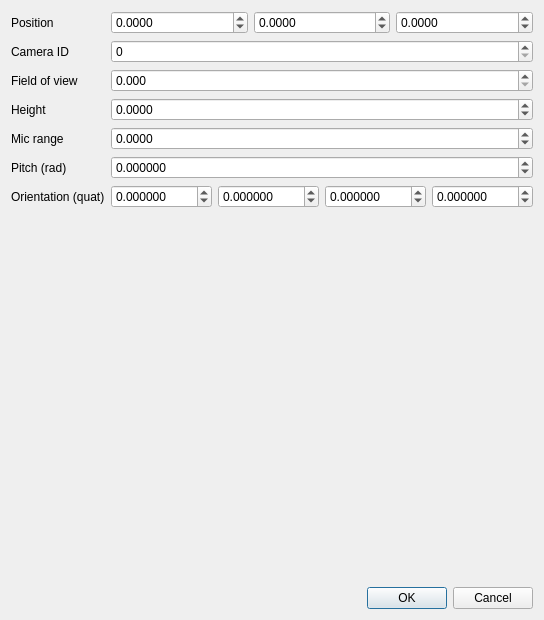
<?xml version="1.0" encoding="UTF-8"?>
<ui version="4.0">
 <class>Dialog</class>
 <widget class="QDialog" name="Dialog">
  <property name="geometry">
   <rect><x>0</x><y>0</y><width>480</width><height>620</height></rect>
  </property>
  <property name="windowTitle"><string>Camera instance</string></property>
  <layout class="QVBoxLayout" name="verticalLayout">
   <item>
    <layout class="QFormLayout" name="formLayout">
     <item row="0" column="0"><widget class="QLabel" name="labelPos"><property name="text"><string>Position</string></property></widget></item>
     <item row="0" column="1">
      <layout class="QHBoxLayout" name="posLayout">
       <item><widget class="QDoubleSpinBox" name="xPosSpin"><property name="minimum"><double>-1000000</double></property><property name="maximum"><double>1000000</double></property><property name="decimals"><number>4</number></property></widget></item>
       <item><widget class="QDoubleSpinBox" name="yPosSpin"><property name="minimum"><double>-1000000</double></property><property name="maximum"><double>1000000</double></property><property name="decimals"><number>4</number></property></widget></item>
       <item><widget class="QDoubleSpinBox" name="zPosSpin"><property name="minimum"><double>-1000000</double></property><property name="maximum"><double>1000000</double></property><property name="decimals"><number>4</number></property></widget></item>
      </layout>
     </item>
     <item row="1" column="0"><widget class="QLabel" name="labelCamId"><property name="text"><string>Camera ID</string></property></widget></item>
     <item row="1" column="1"><widget class="QSpinBox" name="cameraIdSpin"><property name="maximum"><number>2147483647</number></property></widget></item>
     <item row="2" column="0"><widget class="QLabel" name="labelFov"><property name="text"><string>Field of view</string></property></widget></item>
     <item row="2" column="1"><widget class="QDoubleSpinBox" name="fovSpin"><property name="maximum"><double>360</double></property><property name="decimals"><number>3</number></property></widget></item>
     <item row="3" column="0"><widget class="QLabel" name="labelHeight"><property name="text"><string>Height</string></property></widget></item>
     <item row="3" column="1"><widget class="QDoubleSpinBox" name="heightSpin"><property name="minimum"><double>-1000000</double></property><property name="maximum"><double>1000000</double></property><property name="decimals"><number>4</number></property></widget></item>
     <item row="4" column="0"><widget class="QLabel" name="labelMic"><property name="text"><string>Mic range</string></property></widget></item>
     <item row="4" column="1"><widget class="QDoubleSpinBox" name="micRangeSpin"><property name="minimum"><double>-1000000</double></property><property name="maximum"><double>1000000</double></property><property name="decimals"><number>4</number></property></widget></item>
     <item row="5" column="0"><widget class="QLabel" name="labelPitch"><property name="text"><string>Pitch (rad)</string></property></widget></item>
     <item row="5" column="1"><widget class="QDoubleSpinBox" name="pitchSpin"><property name="minimum"><double>-100</double></property><property name="maximum"><double>100</double></property><property name="decimals"><number>6</number></property></widget></item>
     <item row="6" column="0"><widget class="QLabel" name="labelOri"><property name="text"><string>Orientation (quat)</string></property></widget></item>
     <item row="6" column="1">
      <layout class="QHBoxLayout" name="oriLayout">
       <item><widget class="QDoubleSpinBox" name="oriXSpin"><property name="minimum"><double>-1000</double></property><property name="maximum"><double>1000</double></property><property name="decimals"><number>6</number></property></widget></item>
       <item><widget class="QDoubleSpinBox" name="oriYSpin"><property name="minimum"><double>-1000</double></property><property name="maximum"><double>1000</double></property><property name="decimals"><number>6</number></property></widget></item>
       <item><widget class="QDoubleSpinBox" name="oriZSpin"><property name="minimum"><double>-1000</double></property><property name="maximum"><double>1000</double></property><property name="decimals"><number>6</number></property></widget></item>
       <item><widget class="QDoubleSpinBox" name="oriWSpin"><property name="minimum"><double>-1000</double></property><property name="maximum"><double>1000</double></property><property name="decimals"><number>6</number></property></widget></item>
      </layout>
     </item>
    </layout>
   </item>
   <item><widget class="QDialogButtonBox" name="buttonBox"><property name="orientation"><enum>Qt::Horizontal</enum></property><property name="standardButtons"><set>QDialogButtonBox::Cancel|QDialogButtonBox::Ok</set></property></widget></item>
  </layout>
 </widget>
 <resources/>
 <connections>
  <connection><sender>buttonBox</sender><signal>accepted()</signal><receiver>Dialog</receiver><slot>accept()</slot></connection>
  <connection><sender>buttonBox</sender><signal>rejected()</signal><receiver>Dialog</receiver><slot>reject()</slot></connection>
 </connections>
</ui>
